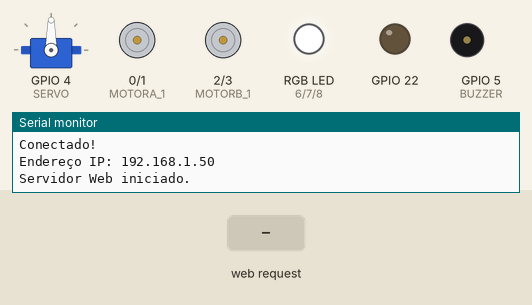
Bench run of a sketch on a simulated ESP32. Shown: servo, motor-driver pin pairs drawn as motors (green arrow = first pin HIGH = forward, orange = second pin HIGH = backward, longer = more drive), an RGB LED mixed from three pins (HIGH = lit), output pins drawn as LEDs (lit = HIGH), buzzer (waves = sounding), the last lines printed to the serial monitor. Inputs (shaded band) come from the test bench. WiFi joins after 1.5 s; servers stay silent unless stated.

Above: at 3.2 s.
3.3 s: HTTP request GET /direita received
At 4.9 s:
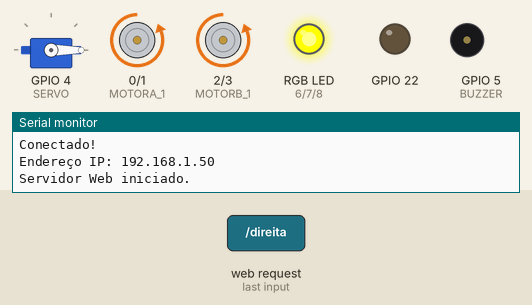
5.7 s: HTTP request GET /frente received
At 6.0 s:
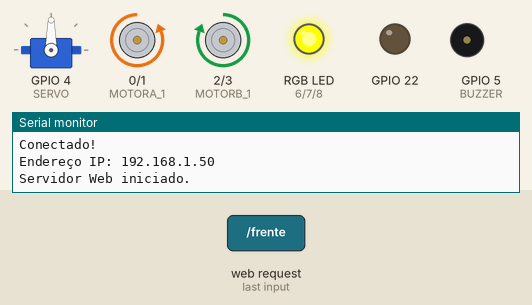
7.2 s: HTTP request GET /servo received
At 8.4 s:
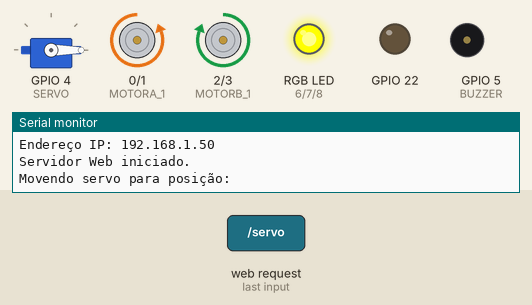
8.7 s: HTTP request GET /tras received
At 9.5 s:
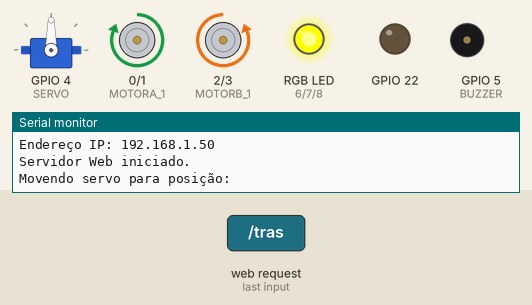
10.2 s: HTTP request GET /esquerda received
At 11.4 s:
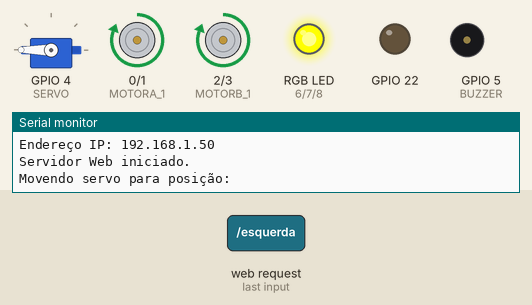
12.6 s: HTTP request GET /parar received
At 14.1 s:
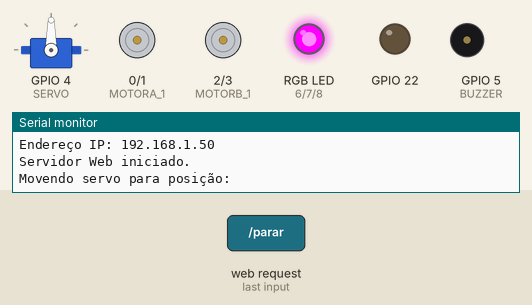
Timing chart, 0 to 15.6 s (numbered marks = the images above; inputs shaded):
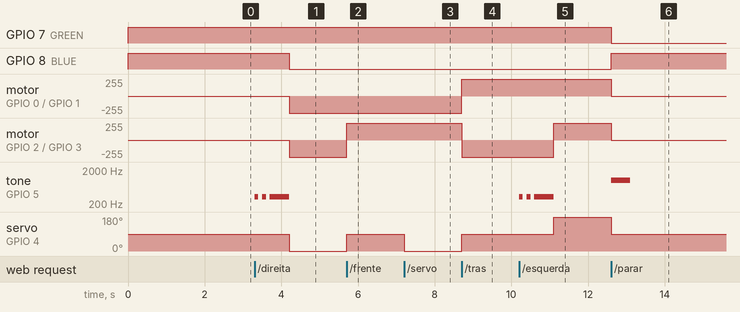

The sketch:

bb9.ino
```cpp
#include <WiFi.h>
#include <WebServer.h>
#include <Servo.h>

// Configurações da rede WiFi
const char* ssid = "Robos_Andreia";
const char* password = "12345678";

// Configurações do IP fixo
IPAddress local_IP(192, 168, 4, 10);   // Altere para o IP desejado
IPAddress gateway(192, 168, 4, 1);      // Gateway da rede
IPAddress subnet(255, 255, 255, 0);     // Máscara de sub-rede

// Cria uma instância do servidor web na porta 80
WebServer server(80);

// Definições dos pinos (ajustados para o Pico W)
#define MOTORA_1 0 //12
#define MOTORA_2 1 //14
#define MOTORB_1 2 //27
#define MOTORB_2 3 //26
#define SERVO 4 //16
#define BUZZER 5 //17
#define RED 6 //5
#define GREEN 7 //18
#define BLUE 8 //19

// Configurações iniciais do servo motor
Servo servo;

void handleRoot() {
  // Página principal do servidor com botões para controle
  String html = "<html><body><h1>Controle do Robô</h1>";
  html += "<p><a href=\"/frente\"><button>Frente</button></a></p>";
  html += "<p><a href=\"/direita\"><button>Direita</button></a></p>";
  html += "<p><a href=\"/tras\"><button>Ré</button></a></p>";
  html += "<p><a href=\"/esquerda\"><button>Esquerda</button></a></p>";
  html += "<p><a href=\"/servo?pos=0\"><button>Servo 0</button></a></p>";
  html += "<p><a href=\"/servo?pos=90\"><button>Servo 90</button></a></p>";
  html += "<p><a href=\"/servo?pos=180\"><button>Servo 180</button></a></p>";
  html += "<p><a href=\"/parar\"><button>Parar</button></a></p>";
  html += "</body></html>";
  server.send(200, "text/html", html);
}

void setup(){
  // Inicializa a comunicação serial
  Serial.begin(115200);

  // Configura os pinos dos motores, buzzer e LED RGB como saídas
  pinMode(MOTORA_1, OUTPUT);
  pinMode(MOTORA_2, OUTPUT);
  pinMode(MOTORB_1, OUTPUT);
  pinMode(MOTORB_2, OUTPUT);
  pinMode(BUZZER, OUTPUT);
  pinMode(GREEN, OUTPUT);
  pinMode(BLUE, OUTPUT);
  pinMode(RED, OUTPUT);
  pinMode(22, OUTPUT);
  digitalWrite(22, LOW);

  // Configura o estado inicial de cada um dos pinos
  digitalWrite(MOTORA_1, LOW);
  digitalWrite(MOTORA_2, LOW);
  digitalWrite(MOTORB_1, LOW);
  digitalWrite(MOTORB_2, LOW);
  digitalWrite(GREEN, HIGH);
  digitalWrite(BLUE, HIGH);
  digitalWrite(RED, HIGH);

  // Inicializa o servo motor
  servo.attach(SERVO);
  servo.write(90);

  // Conecta à rede WiFi com IP fixo (sem verificação de retorno)
  WiFi.config(local_IP, gateway, subnet);
  WiFi.begin(ssid, password);

  while (WiFi.status() != WL_CONNECTED) {
    delay(1000);
    Serial.println("Conectando à rede WiFi...");
  }

  Serial.println("Conectado!");
  Serial.print("Endereço IP: ");
  Serial.println(WiFi.localIP());

  // Define as rotas do servidor web
  server.on("/", handleRoot);

  server.on("/frente", [](){
    servo.write(90);
    digitalWrite(GREEN, HIGH);
    digitalWrite(BLUE, LOW);
    digitalWrite(RED, HIGH);
    digitalWrite(MOTORA_1, LOW);
    digitalWrite(MOTORA_2, HIGH);
    digitalWrite(MOTORB_1, HIGH);
    digitalWrite(MOTORB_2, LOW);
    server.sendHeader("Location", "/");
    server.send(303);  // Redireciona de volta à página principal
  });

  server.on("/direita", [](){
    tone(BUZZER, 330);
    delay(100);
    noTone(BUZZER);
    delay(100);
    tone(BUZZER, 330);
    delay(100);
    noTone(BUZZER);
    delay(100);
    tone(BUZZER, 330);
    delay(500);
    noTone(BUZZER);
    servo.write(0);
    digitalWrite(GREEN, HIGH);
    digitalWrite(BLUE, LOW);
    digitalWrite(RED, HIGH);
    digitalWrite(MOTORA_1, LOW);
    digitalWrite(MOTORA_2, HIGH);
    digitalWrite(MOTORB_1, LOW);
    digitalWrite(MOTORB_2, HIGH);
    server.sendHeader("Location", "/");
    server.send(303);  // Redireciona de volta à página principal
  });

  server.on("/tras", [](){
    servo.write(90);
    digitalWrite(GREEN, HIGH);
    digitalWrite(BLUE, LOW);
    digitalWrite(RED, HIGH);
    digitalWrite(MOTORA_1, HIGH);
    digitalWrite(MOTORA_2, LOW);
    digitalWrite(MOTORB_1, LOW);
    digitalWrite(MOTORB_2, HIGH);
    server.sendHeader("Location", "/");
    server.send(303);  // Redireciona de volta à página principal
  });

  server.on("/esquerda", [](){
    tone(BUZZER, 330);
    delay(100);
    noTone(BUZZER);
    delay(100);
    tone(BUZZER, 330);
    delay(100);
    noTone(BUZZER);
    delay(100);
    tone(BUZZER, 330);
    delay(500);
    noTone(BUZZER);
    servo.write(180);
    digitalWrite(GREEN, HIGH);
    digitalWrite(BLUE, LOW);
    digitalWrite(RED, HIGH);
    digitalWrite(MOTORA_1, HIGH);
    digitalWrite(MOTORA_2, LOW);
    digitalWrite(MOTORB_1, HIGH);
    digitalWrite(MOTORB_2, LOW);
    server.sendHeader("Location", "/");
    server.send(303);  // Redireciona de volta à página principal
  });

server.on("/servo", [](){
    String pos = server.arg("pos");
    Serial.print("Movendo servo para posição: ");
    Serial.println(pos);
    servo.write(pos.toInt());
    server.sendHeader("Location", "/");
    server.send(303);  // Redireciona de volta à página principal
});

  server.on("/parar", [](){
    // Desliga todos os motores e buzina para indicar parada
    digitalWrite(MOTORA_1, LOW);
    digitalWrite(MOTORA_2, LOW);
    digitalWrite(MOTORB_1, LOW);
    digitalWrite(MOTORB_2, LOW);
    digitalWrite(GREEN, LOW);
    digitalWrite(BLUE, HIGH);
    digitalWrite(RED, HIGH);
    servo.write(90);
    tone(BUZZER, 1000, 500);
    delay(500);
    noTone(BUZZER);
    server.sendHeader("Location", "/");
    server.send(303);  // Redireciona de volta à página principal
  });

  // Inicia o servidor web
  server.begin();
  Serial.println("Servidor Web iniciado.");
}

void loop(){
  // Mantém o servidor web em execução
  server.handleClient();
}
```

Measured:
- after the input at 3.3 s, GPIO 8 (BLUE): HIGH → LOW after 0.90 s; motor on GPIO 0 (MOTORA_1) / GPIO 1 (MOTORA_2): stopped → backward 255/255 after 0.90 s
- after the input at 5.7 s, motor on GPIO 2 (MOTORB_1) / GPIO 3 (MOTORB_2): backward 255/255 → forward 255/255 at once; servo on GPIO 4 (SERVO): 0° → 90° at once
- after the input at 7.2 s, servo on GPIO 4 (SERVO): 90° → 0° at once
- after the input at 8.7 s, motor on GPIO 0 (MOTORA_1) / GPIO 1 (MOTORA_2): backward 255/255 → forward 255/255 at once; motor on GPIO 2 (MOTORB_1) / GPIO 3 (MOTORB_2): forward 255/255 → backward 255/255 at once; servo on GPIO 4 (SERVO): 0° → 90° at once
- after the input at 10.2 s, motor on GPIO 2 (MOTORB_1) / GPIO 3 (MOTORB_2): backward 255/255 → forward 255/255 after 0.90 s; tone on GPIO 5 (BUZZER): goes 330 Hz 0.10 s, silent 0.10 s, 330 Hz 0.10 s, silent 0.10 s, 330 Hz 0.50 s, then silent, starting at once; servo on GPIO 4 (SERVO): 90° → 180° after 0.90 s
- after the input at 12.6 s, GPIO 7 (GREEN): HIGH → LOW at once; GPIO 8 (BLUE): LOW → HIGH at once; motor on GPIO 0 (MOTORA_1) / GPIO 1 (MOTORA_2), motor on GPIO 2 (MOTORB_1) / GPIO 3 (MOTORB_2): forward 255/255 → stopped at once; tone on GPIO 5 (BUZZER): silent → 1000 Hz at once, → silent 0.50 s later; servo on GPIO 4 (SERVO): 180° → 90° at once
